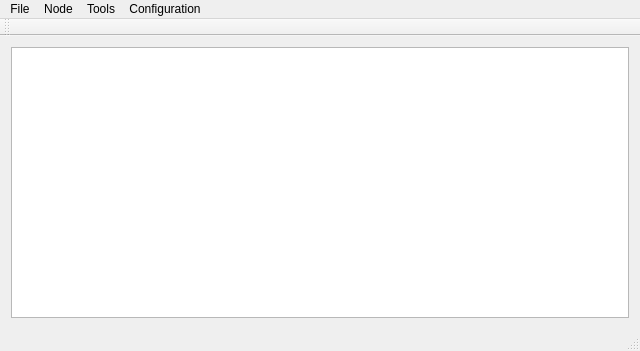
<?xml version="1.0" encoding="UTF-8"?>
<ui version="4.0">
 <class>MainWindow</class>
 <widget class="QMainWindow" name="MainWindow">
  <property name="geometry">
   <rect>
    <x>0</x>
    <y>0</y>
    <width>640</width>
    <height>351</height>
   </rect>
  </property>
  <property name="windowTitle">
   <string>Phyloloc</string>
  </property>
  <widget class="QWidget" name="centralWidget">
   <layout class="QHBoxLayout" name="horizontalLayout">
    <item>
     <widget class="QSplitter" name="splitter">
      <property name="orientation">
       <enum>Qt::Horizontal</enum>
      </property>
      <widget class="QListWidget" name="listWidget">
       <property name="minimumSize">
        <size>
         <width>101</width>
         <height>271</height>
        </size>
       </property>
       <property name="maximumSize">
        <size>
         <width>1410</width>
         <height>16777215</height>
        </size>
       </property>
      </widget>
     </widget>
    </item>
   </layout>
  </widget>
  <widget class="QMenuBar" name="menuBar">
   <property name="geometry">
    <rect>
     <x>0</x>
     <y>0</y>
     <width>640</width>
     <height>25</height>
    </rect>
   </property>
   <widget class="QMenu" name="menuFile">
    <property name="title">
     <string>File</string>
    </property>
    <addaction name="actionOpen"/>
    <addaction name="actionSave_As"/>
    <addaction name="separator"/>
    <addaction name="actionQuit"/>
   </widget>
   <widget class="QMenu" name="menuNode">
    <property name="title">
     <string>Node</string>
    </property>
    <addaction name="actionClear_selection"/>
    <addaction name="actionSelect_descendants"/>
    <addaction name="actionSelect_Ancestors"/>
    <addaction name="actionExpand"/>
    <addaction name="actionCollapse"/>
    <addaction name="actionColor_nodes"/>
    <addaction name="actionSelect_all_nodes"/>
    <addaction name="separator"/>
    <addaction name="actionZoom"/>
    <addaction name="actionZoom_2"/>
    <addaction name="separator"/>
    <addaction name="actionSearch_terminal_nodes"/>
   </widget>
   <widget class="QMenu" name="menuTools">
    <property name="title">
     <string>Tools</string>
    </property>
    <addaction name="actionProcess_tree"/>
    <addaction name="actionConcense_trees"/>
   </widget>
   <widget class="QMenu" name="menuConfiguration">
    <property name="title">
     <string>Configuration</string>
    </property>
    <addaction name="actionParameters"/>
    <addaction name="actionOptions"/>
   </widget>
   <addaction name="menuFile"/>
   <addaction name="menuNode"/>
   <addaction name="menuTools"/>
   <addaction name="menuConfiguration"/>
  </widget>
  <widget class="QToolBar" name="mainToolBar">
   <attribute name="toolBarArea">
    <enum>TopToolBarArea</enum>
   </attribute>
   <attribute name="toolBarBreak">
    <bool>false</bool>
   </attribute>
  </widget>
  <widget class="QStatusBar" name="statusBar"/>
  <action name="actionOpen">
   <property name="text">
    <string>Open...</string>
   </property>
   <property name="toolTip">
    <string>Open a new file</string>
   </property>
   <property name="shortcut">
    <string>Ctrl+O</string>
   </property>
  </action>
  <action name="actionSave_As">
   <property name="text">
    <string>Save As...</string>
   </property>
   <property name="shortcut">
    <string>Ctrl+S</string>
   </property>
  </action>
  <action name="actionQuit">
   <property name="text">
    <string>Quit</string>
   </property>
   <property name="toolTip">
    <string>Quit the application</string>
   </property>
   <property name="shortcut">
    <string>Ctrl+Q</string>
   </property>
  </action>
  <action name="actionProcess_tree">
   <property name="text">
    <string>Propagate...</string>
   </property>
  </action>
  <action name="actionConcense_trees">
   <property name="text">
    <string>Concense trees...</string>
   </property>
  </action>
  <action name="actionParameters">
   <property name="text">
    <string>Parameters...</string>
   </property>
  </action>
  <action name="actionOptions">
   <property name="text">
    <string>Options...</string>
   </property>
   <property name="shortcut">
    <string>Ctrl+Shift+O</string>
   </property>
  </action>
  <action name="actionClear_selection">
   <property name="text">
    <string>Clear selection</string>
   </property>
  </action>
  <action name="actionSelect_descendants">
   <property name="text">
    <string>Select descendants</string>
   </property>
  </action>
  <action name="actionSelect_Ancestors">
   <property name="text">
    <string>Select ancestors</string>
   </property>
  </action>
  <action name="actionExpand">
   <property name="text">
    <string>Expand (not working)</string>
   </property>
  </action>
  <action name="actionCollapse">
   <property name="text">
    <string>Collapse (not working)</string>
   </property>
  </action>
  <action name="actionColor_nodes">
   <property name="text">
    <string>Color nodes...</string>
   </property>
  </action>
  <action name="actionNode_details">
   <property name="text">
    <string>Node details...</string>
   </property>
  </action>
  <action name="actionSelect_all_nodes">
   <property name="text">
    <string>Select all nodes</string>
   </property>
  </action>
  <action name="actionSearch_terminal_nodes">
   <property name="text">
    <string>Search terminal nodes...</string>
   </property>
  </action>
  <action name="actionZoom">
   <property name="text">
    <string>Zoom +</string>
   </property>
   <property name="shortcut">
    <string>Ctrl++</string>
   </property>
  </action>
  <action name="actionZoom_2">
   <property name="text">
    <string>Zoom -</string>
   </property>
   <property name="shortcut">
    <string>Ctrl+-</string>
   </property>
  </action>
 </widget>
 <layoutdefault spacing="6" margin="11"/>
 <resources/>
 <connections/>
</ui>
